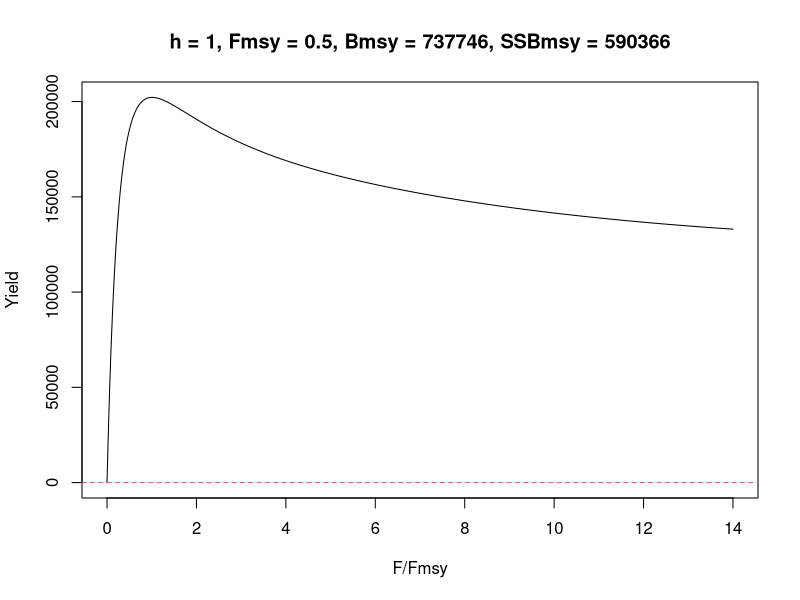
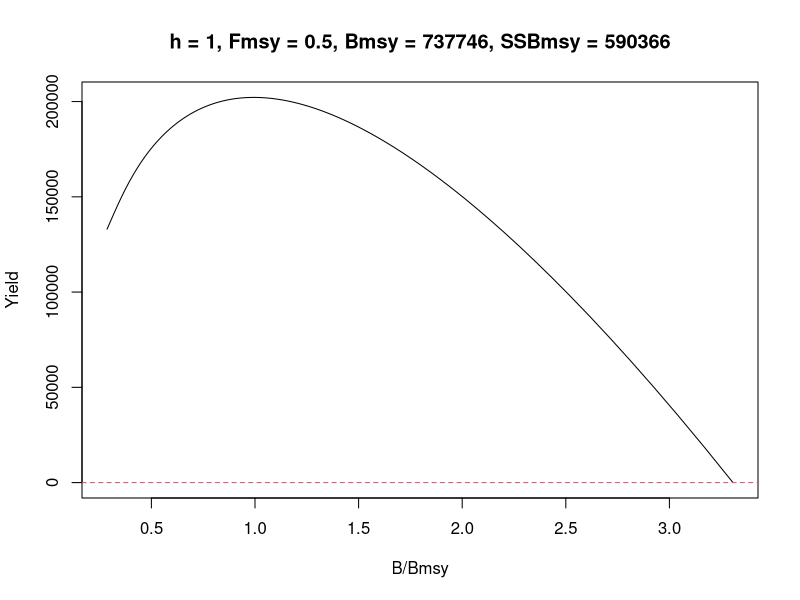

These figures' R source, in order:

# Calculate Fmsy and Fmax  ----------------------------------------------------
rm(list = ls())

NatM = 0.34
FishM = seq(from = 0, to = 7, by = 0.01)
nAges = 20
allAges = seq(from = 0, to = nAges, by = 1)
wtA = 5.58883e-006
wtB = 3.18851
Linf = 103
Kpar = 0.195
t0 = -0.356
m50 = 2.2
m95 = 2.8
s50 = 2.2
s95 = 2.8

steep = 1
R0 = 442413
tau = 1

allLength = Linf*(1-exp(-Kpar*(allAges - t0))) 
allWeight = wtA*(allLength^wtB)
allMature = 1/(1+exp(-(allAges-m50)/((m95-m50)/log(19))))
allVulnera = 1/(1+exp(-(allAges-s50)/((s95-s50)/log(19))))
# allVulnera = c(0.00323456, 0.149085, 0.996062, 0.434392, 0.0388279, 0.0387926, 0.0387914, 0.0387912, 0.0387912)
allFecund = allWeight * allMature


virginN = numeric(length(allAges))
virginN[1] = 1
for(i in 2:length(virginN)){virginN[i] = virginN[i-1]*exp(-NatM)}
allVirgEggRec = sum(virginN*allWeight*allMature)

B0 = R0*allVirgEggRec
beta = (B0/R0)*(1-(steep-0.2)/(0.8*steep))
alpha = (steep - 0.2)/(0.8*steep*R0)


Beq = numeric(length(FishM))
SSBeq = numeric(length(FishM))
Ceq = numeric(length(FishM))


for(k in seq_along(FishM)){

  # Equation 6
  tmpx = allVulnera*FishM[k]*tau + NatM
  Q2vec = numeric(length(allAges))
  Q2vec[1] = allFecund[1]
  for(i in 2:length(Q2vec)){
    Q2vec[i] = allFecund[i]*exp(-sum(tmpx[1:(i-1)]))
  }
  Q2 = sum(Q2vec)
  
  Req = (Q2-beta)/(alpha*Q2)
  
  # Equation 4
  Nabun = numeric(length(allAges))
  Nabun[1] = Req
  for(i in 2:length(Nabun)){
    Nabun[i] = Req*exp(-sum(tmpx[1:(i-1)]))
  }
  
  Beq[k] = sum(allWeight*Nabun)
  SSBeq[k] = sum(allWeight*allMature*Nabun)
  Eeq = sum(allFecund*Nabun)
  Ceq[k] = sum(allWeight*Nabun*(FishM[k]*allVulnera/(FishM[k]*allVulnera + NatM))*(1-exp(-tau*(FishM[k]*allVulnera + NatM))))

}

findmsy = which.max(Ceq)
Bmsy = Beq[findmsy]
Fmsy = FishM[findmsy]
SSBmsy = SSBeq[findmsy]



plot(FishM/Fmsy, Ceq, type = 'l', main = c(paste0('h = ', steep, 
                                             ', Fmsy = ', Fmsy, ', Bmsy = ', round(Bmsy), 
                                             ', SSBmsy = ', round(SSBmsy))),
     xlab = 'F/Fmsy', ylab = 'Yield')
abline(h = 0, col = 2, lty = 2)


plot(Beq/Bmsy, Ceq, type = 'l', main = c(paste0('h = ', steep, 
                                                  ', Fmsy = ', Fmsy, ', Bmsy = ', round(Bmsy), 
                                                ', SSBmsy = ', round(SSBmsy))),
     xlab = 'B/Bmsy', ylab = 'Yield')
abline(h = 0, col = 2, lty = 2)